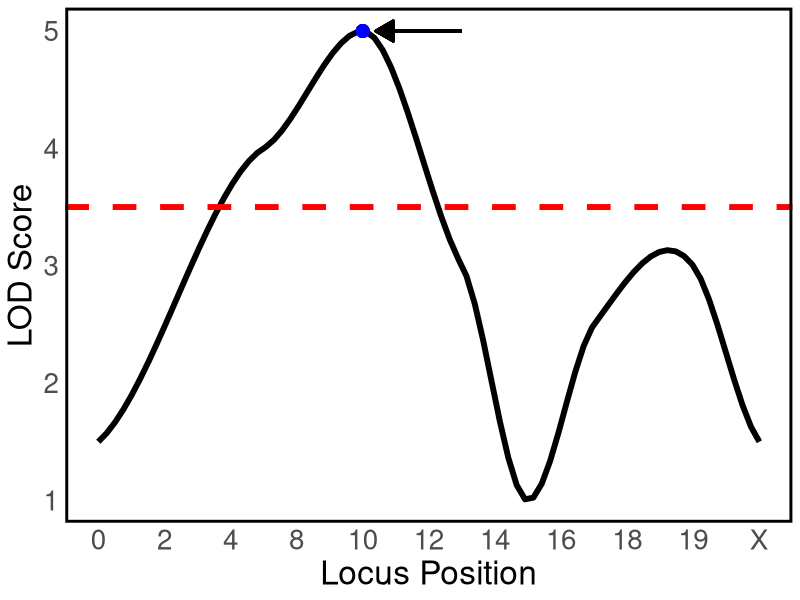

R code for this plot:
# Load required library
library(ggplot2)

# Define LOD score data
locus_position <- c(0, 25, 40, 55, 65, 75, 90, 100)  # Positions of markers
lod_score <- c(1.5, 4.0, 5, 3.0, 1.0, 2.5, 3.0, 1.5)  # Corresponding LOD scores

# Create a data frame
df <- data.frame(locus_position, lod_score)

# Define the significance threshold
lod_threshold <- 3.5

# Plot the LOD score curve with smooth interpolation
ggplot(df, aes(x = locus_position, y = lod_score)) +
  geom_smooth(se = FALSE, method = "loess", span = 0.4, aes(color = "LOD Curve"), size = 2) +  # Smooth curve
  geom_hline(yintercept = lod_threshold, linetype = "dashed", color = "red",size=2) +  # Threshold line with legend+  # Threshold line
  geom_point(x=40,y=5,color="blue",size=4)+
  #annotate("text", x = 50, y = 5.5, label = "Maximum likelihood QTL between loci G and H", size = 10) +
  geom_segment(aes(x = 55, xend = 42, y = 5, yend = 5), 
               arrow = arrow(type = "closed", length = unit(0.2, "inches")), 
               size = 1) +  # Arrow pointing to peak +
  scale_color_manual(values = c("LOD Curve" = "black")) +  # Customize colors
  theme_minimal() +
  labs(x = "Locus Position", y = "LOD Score",size= 5) +
  theme(legend.position = "none") +
  scale_x_continuous(breaks = c(0, 10, 20, 30, 40, 50, 60, 70, 80, 90, 100), 
                     labels = c("0", "2", "4", "8", "10", "12", "14", "16", "18", "19", "X")) +  # Matching labels
  scale_y_continuous(breaks = seq(0, 5.5, by = 1)) +
  theme_minimal() +
  theme(
    legend.position = "none", 
    panel.border = element_rect(color = "black", fill = NA, size = 2),
    #axis.line = element_line(color = "black", size = 1),  # Add x and y axes
    panel.grid.major = element_blank(),  # Remove major grid lines for clarity
    panel.grid.minor = element_blank(),# Remove minor grid lines
    axis.title.x = element_text(size = 24),  # Increase x-axis label font size
    axis.title.y = element_text(size = 24),
    axis.text.x = element_text(size = 20),   # Resize x-axis values
    axis.text.y = element_text(size = 20)
  )

print("DAIR3 Project")
